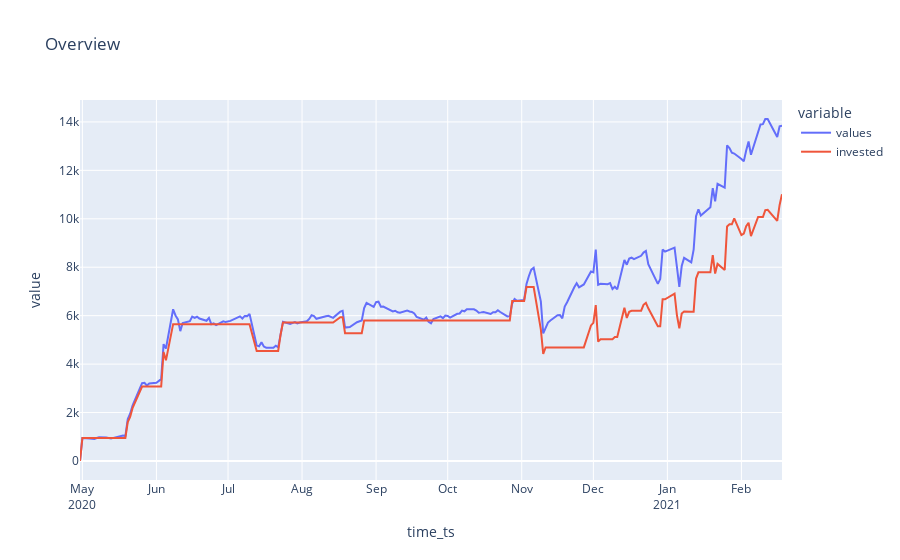

Source (notebook cell):
### Code cell
df = px.data.stocks()

fig = px.line(df_agg, x="time_ts", y= ['values','invested'],
              hover_data={"time_ts": "|%B %d, %Y"},
              title='Overview'
             )

fig.update_xaxes(
    dtick="M1",
    tickformat="%b\n%Y")

fig.show()

### Figure 1 — Plotly figure (JSON) as saved in the notebook; plotly's stock layout.template omitted (floating-point values rounded to 4 significant figures; data arrays with more than 128 entries replaced by an {"elided": "..."} marker saying what was removed)
{"data": [{"hovertemplate": "variable=values<br>time_ts=%{x|%B %d, %Y}<br>value=%{y}<extra></extra>", "legendgroup": "values", "line": {"color": "#636efa", "dash": "solid"}, "mode": "lines", "name": "values", "orientation": "v", "showlegend": true, "type": "scatter", "x": {"elided": "203 str values"}, "xaxis": "x", "y": {"elided": "203 float values"}, "yaxis": "y"}, {"hovertemplate": "variable=invested<br>time_ts=%{x|%B %d, %Y}<br>value=%{y}<extra></extra>", "legendgroup": "invested", "line": {"color": "#EF553B", "dash": "solid"}, "mode": "lines", "name": "invested", "orientation": "v", "showlegend": true, "type": "scatter", "x": {"elided": "203 str values"}, "xaxis": "x", "y": {"elided": "203 float values"}, "yaxis": "y"}], "layout": {"legend": {"title": {"text": "variable"}, "tracegroupgap": 0}, "title": {"text": "Overview"}, "xaxis": {"anchor": "y", "domain": [0, 1], "dtick": "M1", "tickformat": "%b\n%Y", "title": {"text": "time_ts"}}, "yaxis": {"anchor": "x", "domain": [0, 1], "title": {"text": "value"}}}}
